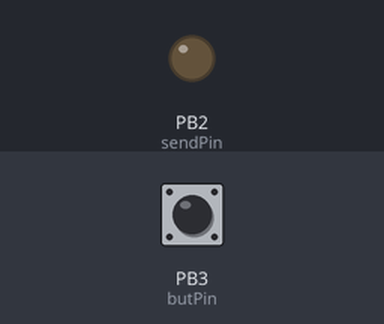
A sketch run on a simulated ATtiny85, built with avr-gcc and run on an emulated ATtiny85. Shown: output pins drawn as LEDs (lit = HIGH). Inputs (shaded band) come from the test bench; at power-on: PB3 (butPin) HIGH. Sleep ends after the set time or at an interrupt.

Above: at 1.2 s.
1.3 s: PB3 (butPin) pulsed LOW 2 times (0.12 s each, 0.3 s apart)
At 1.65 s:
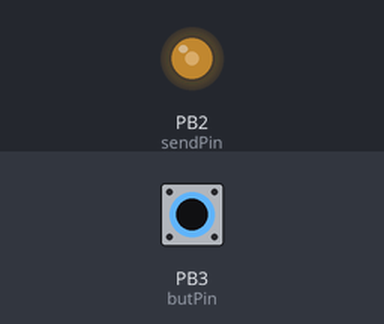
3.4 s: PB3 (butPin) pulled LOW for 3.2 s
Timing chart, 0 to 6.8 s (numbered marks = the images above; inputs shaded):
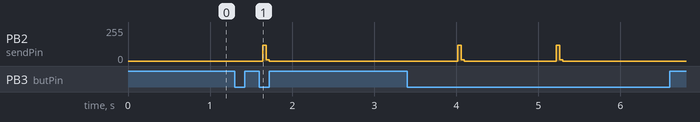

The sketch:

ATtiny-RF-Button.ino
```cpp
/*
 *   For sending RF signals from battery operated ATtiny85
 *   Code by Thomas Friberg (https://github.com/tomtheswede)
 *   Updated 23/10/2016
 */

#include <avr/sleep.h>

//Device parameters
const unsigned int channel = 1; //So the message can be picked up by the right receiver
const unsigned int devType = 1; //Reads as "1" corresponding with BTN type
const unsigned int sensorName1 = 4; //The number of this device - needs to be unique.

//Interrupt variables
volatile bool triggered=false;
volatile bool longPressPrimer=false;
volatile bool longerPressPrimer=false;
volatile bool longestPressPrimer=false;
volatile bool buttonState=false;
volatile const unsigned int butPin = 3; //button pin
volatile unsigned long lastTrigger=millis();

//General variables
const unsigned int sendPin = 2; //RF pin
bool sendByte[4];
long lastActionTime=millis();

void setup() {
  // put your setup code here, to run once:
  pinMode(butPin,INPUT_PULLUP);
  pinMode(sendPin,OUTPUT);
  delay(20);
  //lastTrigger=millis();

  //Power controls
  ADCSRA &= ~(1<<ADEN);                   //Disable ADC, saves ~230uA

  //Start interupts
  GIMSK |= _BV(PCIE);                     // Enable Pin Change Interrupts
  PCMSK |= _BV(PCINT3);                   // Use PB3 as interrupt pin
}

void loop() {
  //delay(3);
  if (triggered) {
    encodeMessage(1);
    triggered=false;
    longPressPrimer=true;
    longerPressPrimer=true;
    longestPressPrimer=true;
    lastActionTime=millis();
  }
  else if (buttonState && longPressPrimer && millis()-lastTrigger>700) {
    encodeMessage(2);
    longPressPrimer=false;
  }
  else if (buttonState && longerPressPrimer && millis()-lastTrigger>1900) {
    encodeMessage(3);
    longerPressPrimer=false;
  }
  else if (buttonState && longestPressPrimer && millis()-lastTrigger>4000) {
    encodeMessage(4);
    longestPressPrimer=false;
  }
  if (millis()-lastActionTime>200 && !buttonState) {
    //encodeMessage(5); //Signal to say it's sleeping
    set_sleep_mode(SLEEP_MODE_PWR_DOWN);
    sleep_mode(); //Actually go to sleep here
  }
}

ISR(PCINT0_vect) {
  buttonState=!digitalRead(butPin);
  if (buttonState && !triggered && (millis()-lastActionTime>250 || millis()<lastTrigger)) { //includes 200ms debounce
    lastTrigger=millis();
    triggered=true;
  }
  else if (!buttonState && !triggered) {
    lastTrigger=millis();
  }
}

void encodeMessage(int msgType) { //message should read 15 1 6 14 or 1111 0001 0110 1110
  //regular pulses for receiver to calibrate
  for (int i=0; i <= 12; i++){
    pulse(0);
  }

  encodeNumber(15); //Start  1111 to initiate message
  encodeNumber(channel); //number 4
  encodeNumber(11); //comma
  encodeNumber(devType); //number 9
  encodeNumber(11); //comma
  encodeNumber(sensorName1); //number 9
  encodeNumber(11); //comma
  encodeNumber(msgType); //number 9
  encodeNumber(13);//End  1101 - WIP on parity byte
  encodeNumber(12);//End  1100 - WIP on parity byte
}

void pulse(bool logic) {
  if (logic) {
    digitalWrite(sendPin,HIGH);
    delayMicroseconds(575);
    digitalWrite(sendPin,LOW);
    delayMicroseconds(250);
  }
  else {
    digitalWrite(sendPin,HIGH);
    delayMicroseconds(250);
    digitalWrite(sendPin,LOW);
    delayMicroseconds(600);
  }
}

void encodeNumber(int num) {

  for (int i=0; i<4; i++) {
    if(bitRead(num,3-i)) { //a one
      pulse(1);
    }
    else{ //a zero
      pulse(0);
    }
  }
}
```

Measured:
- after the input at 1.3 s, PB2 (sendPin): 0/255 → 118/255 after 0.34 s, → 11/255 0.04 s later, → 0/255 0.04 s later
